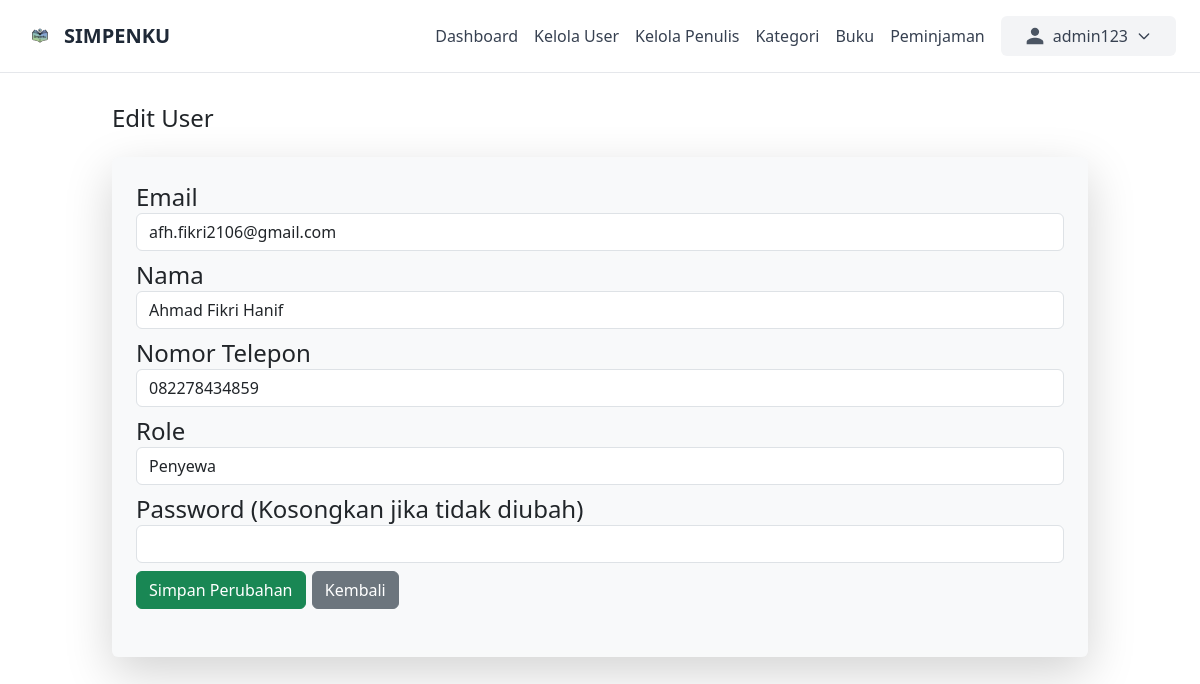
Screenshot of /admin/user/edit_user.php?id=1 (signed in) with the database file from the repository.
### tables this page shows
CREATE TABLE `users` (
  `id` int NOT NULL,
  `email` varchar(100) NOT NULL,
  `nama` varchar(100) NOT NULL,
  `nomor_telepon` varchar(20) DEFAULT NULL,
  `password` text NOT NULL,
  `role` enum('petugas','penyewa') NOT NULL,
  `created_at` timestamp NULL DEFAULT CURRENT_TIMESTAMP
);

### admin/user/edit_user.php (the view, shortened to what this page needs)
<?php
include '../../includes/db.php';
include '../asset/navbar.php';
$id = $_GET['id'];
$query = mysqli_query($conn, "SELECT * FROM users WHERE id = $id");
$data = mysqli_fetch_assoc($query);
?>
<!DOCTYPE html>
<html lang="en">
<head>
    <link href="https://cdn.jsdelivr.net/npm/bootstrap@5.3.6/dist/css/bootstrap.min.css" rel="stylesheet" />
    <link rel="stylesheet" href="https://cdn.jsdelivr.net/npm/bootstrap-icons@1.10.5/font/bootstrap-icons.css" />
    <link rel="stylesheet" href="https://cdnjs.cloudflare.com/ajax/libs/font-awesome/6.0.0/css/all.min.css" />
    <link href="https://cdn.jsdelivr.net/npm/tailwindcss@2.2.19/dist/tailwind.min.css" rel="stylesheet">
</head>
<body>
    <div class="container mt-4 text-bold text-2xl p-4">
        <h2>Edit User</h2>
        <div class="container p-4 bg-light rounded shadow-lg mt-4">
            <form method="post">
                <div class="mb-2">
                    <label>Email</label>
                    <input type="email" name="email" value="<?= $data['email'] ?>" required class="form-control">
                </div>
                <div class="mb-2">
                    <label>Nama</label>
                    <input type="text" name="nama" value="<?= $data['nama'] ?>" required class="form-control">
                </div>
                <div class="mb-2">
                    <label>Nomor Telepon</label>
                    <input type="text" name="nomor_telepon" value="<?= $data['nomor_telepon'] ?>" required
                        class="form-control">
                </div>
                <div class="mb-2">
                    <label>Role</label>
                    <select name="role" required class="form-control">
                        <option value="penyewa" <?= $data['role'] == 'penyewa' ? 'selected' : '' ?>>Penyewa</option>
                    </select>
                </div>
                <div class="mb-2">
                    <label>Password (Kosongkan jika tidak diubah)</label>
                    <input type="password" name="password" class="form-control">
                </div>
                <button type="submit" name="update" class="btn btn-success">Simpan Perubahan</button>
                <a href="kelola_user.php" class="btn btn-secondary">Kembali</a>
            </form>
        </div>
    </div>
</body>
</html>

### rows the page displays
users: email "afh.fikri2106@gmail.com", nama "Ahmad Fikri Hanif", nomor_telepon "082278434859", role "Penyewa"

### other values shown
$_SESSION['nama'] "admin123"
